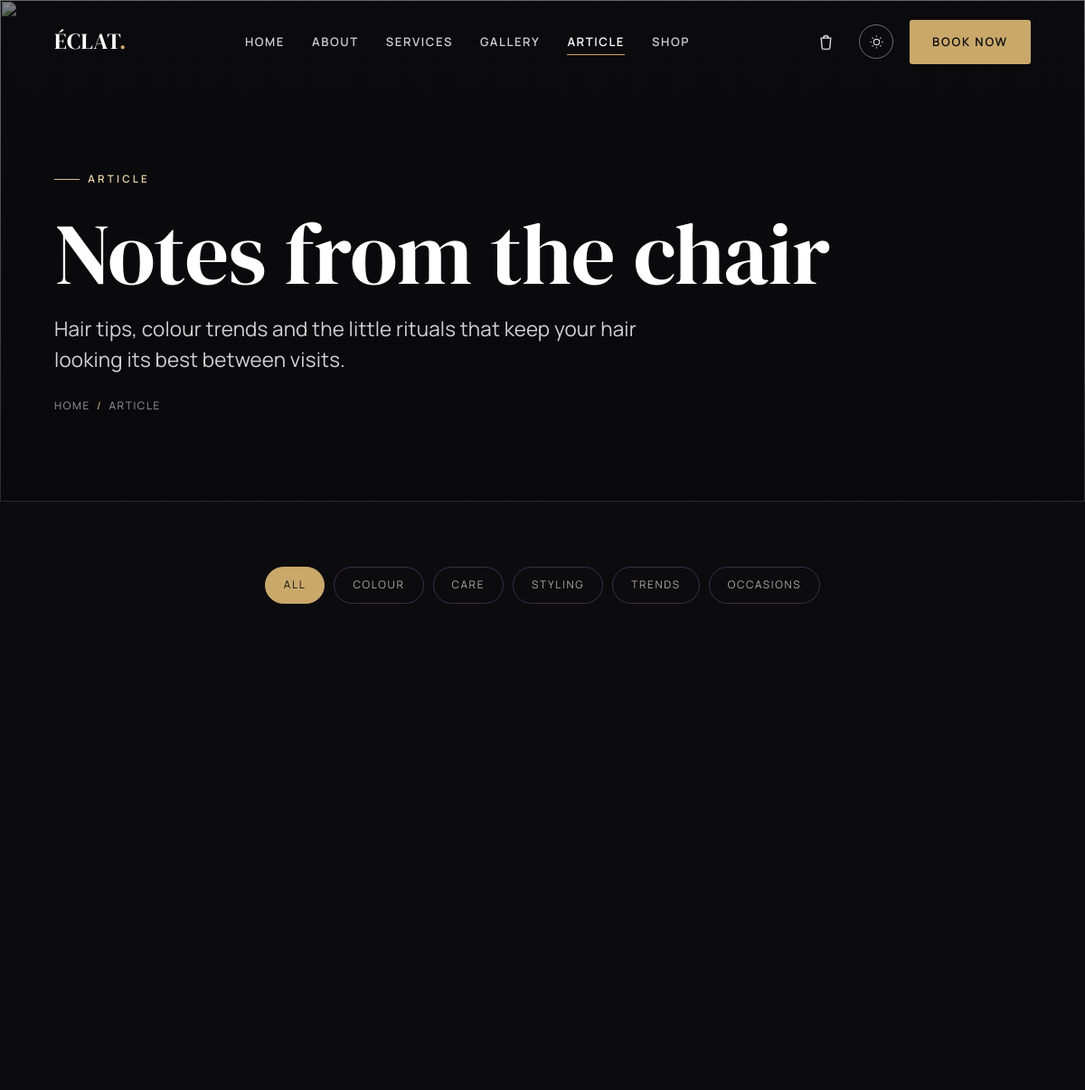
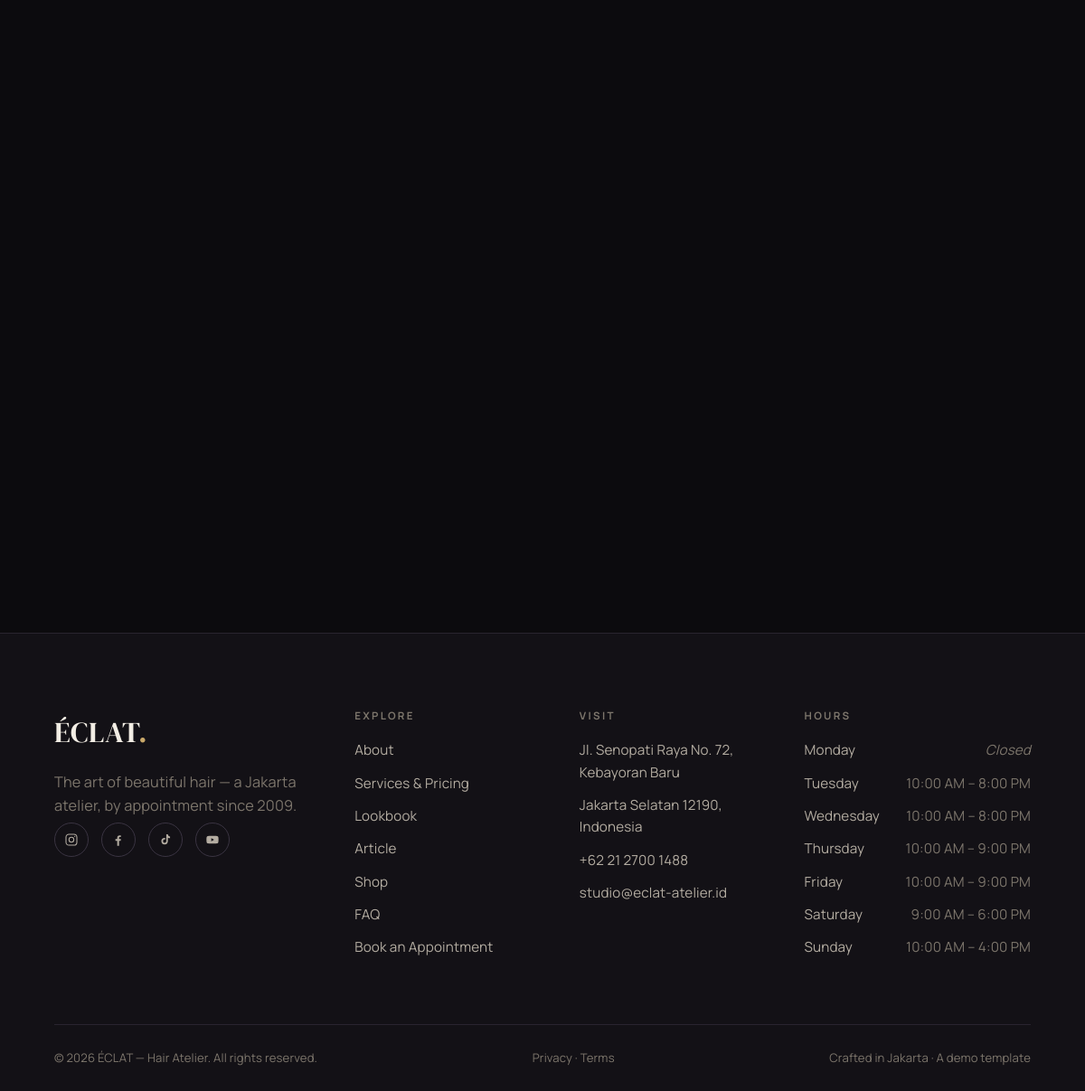
Page /blog on the committed database (2 pictures, top to bottom).
### tables this page shows
CREATE TABLE opening_hours (
    id         INT AUTO_INCREMENT PRIMARY KEY,
    day_order  TINYINT      NOT NULL,
    day_name   VARCHAR(12)  NOT NULL,
    open_time  TIME         NULL,
    close_time TIME         NULL,
    is_closed  TINYINT(1)   NOT NULL DEFAULT 0
);

### app/controllers/blog.php (called while the page is built)
<?php
render('blog', [
    'title'      => 'Article — ' . get_setting('site_name_full'),
    'meta'       => 'Hair tips, colour trends and transformations from the ' . get_setting('site_name') . ' team.',
    'active'     => 'blog',
    'js'         => ['pages/blog'],
    'posts'      => get_posts(),
    'categories' => get_post_categories(),
]);

### public/index.php (called while the page is built, shortened)
<?php
$routes = require APP_PATH . '/routes.php';
$uri  = parse_url($_SERVER['REQUEST_URI'] ?? '/', PHP_URL_PATH) ?? '/';
if (BASE_URL !== '') {
    if ($uri === BASE_URL) {
        $uri = '/';
    } elseif (str_starts_with($uri, BASE_URL . '/')) {
        $uri = substr($uri, strlen(BASE_URL));
    }
}
$path = '/' . trim($uri, '/');
$controller = $routes[$path] ?? null;
if ($controller === null) {
    http_response_code(404);
    $controller_file = APP_PATH . '/controllers/not_found.php';
} else {
    $controller_file = APP_PATH . '/controllers/' . $controller . '.php';
}
require $controller_file;

### app/models/settings.php (called while the page is built, shortened)
<?php
function get_setting(string $key, string $default = ''): string {
    static $cache = null;
    if ($cache === null) {
        $cache = [];
        foreach (q('SELECT skey, svalue FROM settings') as $r) {
            $cache[$r['skey']] = $r['svalue'];
        }
    }
    return $cache[$key] ?? $default;
}

### app/database.php (called while the page is built, shortened)
<?php
function db(): PDO {
    static $pdo = null;
    if ($pdo instanceof PDO) {
        return $pdo;
    }
    $opts = [
        PDO::ATTR_ERRMODE            => PDO::ERRMODE_EXCEPTION,
        PDO::ATTR_DEFAULT_FETCH_MODE => PDO::FETCH_ASSOC,
        PDO::ATTR_EMULATE_PREPARES   => false,
    ];
    try {
        if (DB_DRIVER === 'sqlite') {
            $pdo = new PDO('sqlite:' . DB_SQLITE_PATH, null, null, $opts);
            $pdo->exec('PRAGMA foreign_keys = ON');
        } else {
            $dsn = sprintf('mysql:host=%s;port=%s;dbname=%s;charset=utf8mb4',
                DB_HOST, DB_PORT, DB_NAME);
            $pdo = new PDO($dsn, DB_USER, DB_PASS, $opts);
        }
    } catch (PDOException $ex) {
        http_response_code(500);
        exit(APP_DEBUG
            ? 'Database connection failed: ' . $ex->getMessage()
            : 'The site is temporarily unavailable. Please try again shortly.');
    }
    return $pdo;
}
function q(string $sql, array $params = []): array {
    $stmt = db()->prepare($sql);
    $stmt->execute($params);
    return $stmt->fetchAll();
}

### app/models/hours.php (called while the page is built, shortened)
<?php
function get_opening_hours(): array {
    return q('SELECT day_name, open_time, close_time, is_closed
              FROM opening_hours ORDER BY day_order ASC');
}

### app/views/partials/footer.php
<?php
$hours   = get_opening_hours();
$ig = get_setting('instagram'); $fb = get_setting('facebook');
$tt = get_setting('tiktok');    $yt = get_setting('youtube');
?>
<footer class="site-footer">
    <div class="container">
        <div class="footer-top">
            <div class="footer-brand">
                <div class="brand"><?= e(get_setting('site_name')) ?><span class="dot">.</span></div>
                <p><?= e(get_setting('tagline')) ?> — a Jakarta atelier, by appointment since <?= e(get_setting('founded_year')) ?>.</p>
                <div class="socials">
                    <a href="<?= e($ig) ?>" aria-label="Instagram"><svg viewBox="0 0 24 24" fill="none" stroke="currentColor" stroke-width="1.6"><rect x="3" y="3" width="18" height="18" rx="5"/><circle cx="12" cy="12" r="4"/><circle cx="17.5" cy="6.5" r="1" fill="currentColor" stroke="none"/></svg></a>
                    <a href="<?= e($fb) ?>" aria-label="Facebook"><svg viewBox="0 0 24 24" fill="currentColor"><path d="M13 22v-8h2.7l.4-3H13V9c0-.9.3-1.5 1.6-1.5H16V4.9c-.3 0-1.2-.1-2.3-.1-2.3 0-3.7 1.4-3.7 3.9V11H7v3h3v8z"/></svg></a>
                    <a href="<?= e($tt) ?>" aria-label="TikTok"><svg viewBox="0 0 24 24" fill="currentColor"><path d="M16 3c.3 2 1.6 3.6 3.6 3.9v2.6c-1.3.1-2.6-.3-3.6-1v5.9a5.4 5.4 0 1 1-5.4-5.4c.3 0 .6 0 .9.1v2.7a2.7 2.7 0 1 0 1.9 2.6V3z"/></svg></a>
                    <a href="<?= e($yt) ?>" aria-label="YouTube"><svg viewBox="0 0 24 24" fill="currentColor"><path d="M22 12s0-3-.4-4.4a2.3 2.3 0 0 0-1.6-1.6C18.5 5.6 12 5.6 12 5.6s-6.5 0-8 .4A2.3 2.3 0 0 0 2.4 7.6C2 9 2 12 2 12s0 3 .4 4.4a2.3 2.3 0 0 0 1.6 1.6c1.5.4 8 .4 8 .4s6.5 0 8-.4a2.3 2.3 0 0 0 1.6-1.6C22 15 22 12 22 12zm-12 2.8V9.2l4.8 2.8z"/></svg></a>
                </div>
            </div>
            <div class="footer-col">
                <h4>Explore</h4>
                <ul>
                    <li><a href="<?= e(url('about')) ?>">About</a></li>
                    <li><a href="<?= e(url('services')) ?>">Services &amp; Pricing</a></li>
                    <li><a href="<?= e(url('gallery')) ?>">Lookbook</a></li>
                    <li><a href="<?= e(url('blog')) ?>">Article</a></li>
                    <li><a href="<?= e(url('shop')) ?>">Shop</a></li>
                    <li><a href="<?= e(url('faq')) ?>">FAQ</a></li>
                    <li><a href="<?= e(url('book')) ?>">Book an Appointment</a></li>
                </ul>
            </div>
            <div class="footer-col">
                <h4>Visit</h4>
                <ul>
                    <li><?= e(get_setting('address_line1')) ?></li>
                    <li><?= e(get_setting('address_line2')) ?></li>
                    <li><a href="tel:<?= e(preg_replace('/[^0-9+]/', '', get_setting('phone'))) ?>"><?= e(get_setting('phone')) ?></a></li>
                    <li><a href="mailto:<?= e(get_setting('email')) ?>"><?= e(get_setting('email')) ?></a></li>
                </ul>
            </div>
            <div class="footer-col">
                <h4>Hours</h4>
                <ul>
                    <?php foreach ($hours as $h): ?>
                        <li class="hours-row<?= $h['is_closed'] ? ' closed' : '' ?>">
                            <span class="d"><?= e($h['day_name']) ?></span>
                            <span class="t"><?= $h['is_closed'] ? 'Closed' : e(fmt_time($h['open_time']) . ' – ' . fmt_time($h['close_time'])) ?></span>
                        </li>
                    <?php endforeach; ?>
                </ul>
            </div>
        </div>
        <div class="footer-bottom">
            <span>© <?= date('Y') ?> <?= e(get_setting('site_name_full')) ?>. All rights reserved.</span>
            <span class="footer-legal">
                <a href="<?= e(url('privacy')) ?>">Privacy</a> · <a href="<?= e(url('terms')) ?>">Terms</a>
            </span>
            <span>Crafted in Jakarta · A demo template</span>
        </div>
    </div>
</footer>

### public/assets/css/base/tokens.css (style rules this page uses)
:root { --font-display: "DM Serif Display", Georgia, "Times New Roman", serif; --font-body: "Manrope", system-ui, -apple-system, Segoe UI, Roboto, sans-serif; --fs-eyebrow: 0.72rem; --fs-body: 1.02rem; --fs-lead: clamp(1.12rem, 0.6rem + 1.1vw, 1.4rem); --h4: clamp(1.05rem, 0.9rem + 0.6vw, 1.3rem); --h3: clamp(1.4rem, 1rem + 1.4vw, 2rem); --h2: clamp(2.05rem, 1.2rem + 3.4vw, 3.4rem); --h1: clamp(2.9rem, 1.2rem + 7vw, 6rem); --container: 1220px; --container-narrow: 880px; --gutter: clamp(20px, 5vw, 64px); --section-y: clamp(60px, 6vw, 104px); --radius: 3px; --radius-lg: 6px; --ease: cubic-bezier(0.2, 0.6, 0.2, 1); --dur: 0.65s; --dur-fast: 0.28s; }
:root, [data-theme="dark"] { --bg: #0c0b0e; --bg-2: #131116; --bg-3: #1b181f; --text: #f2ede4; --text-2: #b3aca1; --text-3: #7d766c; --line: #29242f; --line-2: #3a3442; --accent: #c9a86a; --accent-2: #e2c993; --accent-ink: #0c0b0e; --overlay: linear-gradient(180deg, rgba(8,7,10,0.25) 0%, rgba(8,7,10,0.72) 100%); --shadow: 0 24px 60px -28px rgba(0,0,0,0.7); --img-filter: grayscale(0.15) contrast(1.02); }

### public/assets/css/base/typography.css (style rules this page uses)
body { font-family: var(--font-body); font-size: var(--fs-body); font-weight: 400; color: var(--text); background: var(--bg); letter-spacing: 0.01em; transition: background var(--dur-fast) var(--ease), color var(--dur-fast) var(--ease); }
h1, h2, h3, h4 { font-family: var(--font-display); font-weight: 400; line-height: 1.06; letter-spacing: -0.005em; color: var(--text); }
h4 { font-size: var(--h4); line-height: 1.2; }
p { color: var(--text-2); }

### public/assets/css/components/layout.css (style rules this page uses)
.container { width: 100%; max-width: var(--container); margin-inline: auto; padding-inline: var(--gutter); }

### public/assets/css/components/header.css (style rules this page uses)
.brand { font-family: var(--font-display); font-size: 1.55rem; font-weight: 400; letter-spacing: 0.02em; color: var(--text); transition: color var(--dur-fast) var(--ease); }
.brand .dot { color: var(--accent); }

### public/assets/css/components/footer.css (style rules this page uses)
.site-footer { background: var(--bg-2); border-top: 1px solid var(--line); padding-top: clamp(60px, 7vw, 100px); }
.footer-top { display: grid; grid-template-columns: 1.4fr 1fr 1fr 1.2fr; gap: 40px; padding-bottom: clamp(48px, 6vw, 80px); }
.footer-brand .brand { font-size: 2rem; }
.footer-brand p { margin-top: 16px; max-width: 32ch; color: var(--text-3); }
.footer-col h4 { font-family: var(--font-body); font-size: 0.72rem; letter-spacing: 0.2em; text-transform: uppercase; color: var(--text-3); margin-bottom: 20px; font-weight: 700; }
.footer-col ul { display: flex; flex-direction: column; gap: 12px; }
.footer-col a, .footer-col li { color: var(--text-2); font-size: 0.95rem; transition: color var(--dur-fast) var(--ease); }
.hours-row { display: flex; justify-content: space-between; gap: 16px; font-size: 0.9rem; }
.hours-row .d { color: var(--text-2); }
.hours-row .t { color: var(--text-3); }
.hours-row.closed .t { color: var(--text-3); font-style: italic; }
.socials { display: flex; gap: 14px; margin-top: 6px; }
.socials a { width: 38px; height: 38px; border: 1px solid var(--line-2); border-radius: 50%; display: grid; place-items: center; color: var(--text-2); transition: color var(--dur-fast) var(--ease), border-color var(--dur-fast) var(--ease); }
.socials svg { width: 16px; height: 16px; }
.footer-bottom { border-top: 1px solid var(--line); padding-block: 26px; display: flex; justify-content: space-between; gap: 16px; flex-wrap: wrap; font-size: 0.82rem; color: var(--text-3); }
.footer-legal a { color: var(--text-3); transition: color var(--dur-fast) var(--ease); }

### rows in the picture
opening_hours: day_name "Monday", is_closed "Closed"
opening_hours: day_name "Tuesday", open_time+close_time "10:00 AM – 8:00 PM"
opening_hours: day_name "Wednesday", open_time+close_time "10:00 AM – 8:00 PM"
opening_hours: day_name "Thursday", open_time+close_time "10:00 AM – 9:00 PM"
opening_hours: day_name "Friday", open_time+close_time "10:00 AM – 9:00 PM"
opening_hours: day_name "Saturday", open_time+close_time "9:00 AM – 6:00 PM"
opening_hours: day_name "Sunday", open_time+close_time "10:00 AM – 4:00 PM"

### other values in the picture
get_setting('site_name') "ÉCLAT"
$label "HOME"
$label "ABOUT"
$label "SERVICES"
$label "GALLERY"
$label "ARTICLE"
$label "SHOP"
$c "COLOUR"
$c "CARE"
$c "STYLING"
$c "TRENDS"
$c "OCCASIONS"
get_setting('tagline') "The art of beautiful hair"
get_setting('founded_year') "2009"
get_setting('address_line1') "Jl. Senopati Raya No. 72, Kebayoran Baru"
